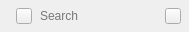
<?xml version="1.0" encoding="UTF-8"?>
<ui version="4.0">
 <class>SearchLineEdit</class>
 <widget class="QWidget" name="SearchLineEdit">
  <property name="geometry">
   <rect>
    <x>0</x>
    <y>0</y>
    <width>189</width>
    <height>32</height>
   </rect>
  </property>
  <property name="minimumSize">
   <size>
    <width>0</width>
    <height>32</height>
   </size>
  </property>
  <property name="maximumSize">
   <size>
    <width>16777215</width>
    <height>32</height>
   </size>
  </property>
  <property name="focusPolicy">
   <enum>Qt::StrongFocus</enum>
  </property>
  <property name="windowTitle">
   <string notr="true">Form</string>
  </property>
  <property name="autoFillBackground">
   <bool>false</bool>
  </property>
  <property name="styleSheet">
   <string notr="true">QLineEdit
{
background-color: transparent;
}

#searchContainer
{
background-color: #EFEFF0; /*colorToken.surface-2*/
border-radius: 16px;
}
</string>
  </property>
  <property name="lineWidth" stdset="0">
   <number>0</number>
  </property>
  <layout class="QHBoxLayout" name="horizontalLayout" stretch="0,1">
   <property name="spacing">
    <number>8</number>
   </property>
   <property name="leftMargin">
    <number>0</number>
   </property>
   <property name="topMargin">
    <number>0</number>
   </property>
   <property name="rightMargin">
    <number>0</number>
   </property>
   <property name="bottomMargin">
    <number>0</number>
   </property>
   <item>
    <widget class="QWidget" name="customWidget" native="true">
     <property name="sizePolicy">
      <sizepolicy hsizetype="Expanding" vsizetype="Preferred">
       <horstretch>0</horstretch>
       <verstretch>0</verstretch>
      </sizepolicy>
     </property>
     <layout class="QHBoxLayout" name="customLayout">
      <property name="spacing">
       <number>0</number>
      </property>
      <property name="leftMargin">
       <number>0</number>
      </property>
      <property name="topMargin">
       <number>0</number>
      </property>
      <property name="rightMargin">
       <number>0</number>
      </property>
      <property name="bottomMargin">
       <number>0</number>
      </property>
     </layout>
    </widget>
   </item>
   <item>
    <widget class="QWidget" name="searchContainer" native="true">
     <property name="sizePolicy">
      <sizepolicy hsizetype="Expanding" vsizetype="Preferred">
       <horstretch>0</horstretch>
       <verstretch>0</verstretch>
      </sizepolicy>
     </property>
     <layout class="QHBoxLayout" name="horizontalLayout_2" stretch="0,0,0">
      <property name="spacing">
       <number>6</number>
      </property>
      <property name="leftMargin">
       <number>8</number>
      </property>
      <property name="topMargin">
       <number>3</number>
      </property>
      <property name="rightMargin">
       <number>8</number>
      </property>
      <property name="bottomMargin">
       <number>3</number>
      </property>
      <item>
       <widget class="TokenizableToolButton" name="tSearchIcon">
        <property name="sizePolicy">
         <sizepolicy hsizetype="Fixed" vsizetype="Fixed">
          <horstretch>0</horstretch>
          <verstretch>0</verstretch>
         </sizepolicy>
        </property>
        <property name="minimumSize">
         <size>
          <width>16</width>
          <height>16</height>
         </size>
        </property>
        <property name="maximumSize">
         <size>
          <width>16</width>
          <height>16</height>
         </size>
        </property>
        <property name="cursor">
         <cursorShape>PointingHandCursor</cursorShape>
        </property>
        <property name="text">
         <string notr="true"/>
        </property>
        <property name="icon">
         <iconset resource="../Resources_common.qrc">
          <normaloff>:/search_small_thin_outline</normaloff>:/search_small_thin_outline</iconset>
        </property>
        <property name="checkable">
         <bool>false</bool>
        </property>
        <property name="checked">
         <bool>false</bool>
        </property>
        <property name="type" stdset="0">
         <string notr="true">ghost</string>
        </property>
        <property name="disabled_off" stdset="0">
         <string notr="true">icon-disabled</string>
        </property>
        <property name="normal_off" stdset="0">
         <string notr="true">icon-secondary</string>
        </property>
       </widget>
      </item>
      <item>
       <widget class="QLineEdit" name="leSearchField">
        <property name="sizePolicy">
         <sizepolicy hsizetype="Expanding" vsizetype="Fixed">
          <horstretch>0</horstretch>
          <verstretch>0</verstretch>
         </sizepolicy>
        </property>
        <property name="minimumSize">
         <size>
          <width>0</width>
          <height>0</height>
         </size>
        </property>
        <property name="maximumSize">
         <size>
          <width>16777215</width>
          <height>16777215</height>
         </size>
        </property>
        <property name="text">
         <string notr="true"/>
        </property>
        <property name="frame">
         <bool>false</bool>
        </property>
        <property name="placeholderText">
         <string>Search</string>
        </property>
        <property name="type" stdset="0">
         <string notr="true">borderless</string>
        </property>
       </widget>
      </item>
      <item>
       <widget class="TokenizableToolButton" name="tSearchCancel">
        <property name="minimumSize">
         <size>
          <width>16</width>
          <height>16</height>
         </size>
        </property>
        <property name="maximumSize">
         <size>
          <width>16</width>
          <height>16</height>
         </size>
        </property>
        <property name="cursor">
         <cursorShape>PointingHandCursor</cursorShape>
        </property>
        <property name="text">
         <string notr="true"/>
        </property>
        <property name="icon">
         <iconset resource="../Resources_common.qrc">
          <normaloff>:/x-circle_small_thin_outline</normaloff>:/x-circle_small_thin_outline</iconset>
        </property>
        <property name="type" stdset="0">
         <string notr="true">ghost</string>
        </property>
        <property name="disabled_off" stdset="0">
         <string notr="true">icon-disabled</string>
        </property>
        <property name="normal_off" stdset="0">
         <string notr="true">icon-secondary</string>
        </property>
       </widget>
      </item>
     </layout>
    </widget>
   </item>
  </layout>
 </widget>
 <customwidgets>
  <customwidget>
   <class>TokenizableToolButton</class>
   <extends>QToolButton</extends>
   <header>tokenizer/TokenizableItems/TokenizableButtons.h </header>
  </customwidget>
 </customwidgets>
 <resources>
  <include location="../Resources_common.qrc"/>
 </resources>
 <connections/>
</ui>
